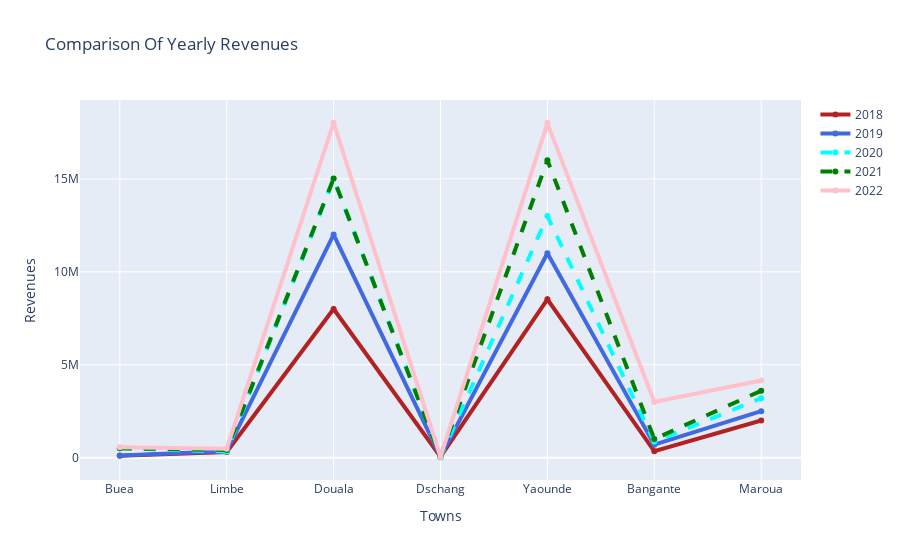

The notebook cell this image was saved under:
### Code cell
fig=go.Figure()
fig.add_trace(go.Scatter(x=towns,y=_18,name='2018',
                        line=dict(color='firebrick',width=4)))
fig.add_trace(go.Scatter(x=towns,y=_19,name='2019',
                        line=dict(color='royalblue',width=4)))
fig.add_trace(go.Scatter(x=towns,y=_20,name='2020',
                        line=dict(color='cyan',width=4,dash='dash')))
fig.add_trace(go.Scatter(x=towns,y=_21,name='2021',
                        line=dict(color='green',width=4,dash='dash')))
fig.add_trace(go.Scatter(x=towns,y=_22,name='2022',
                        line=dict(color='pink',width=4)))
fig.update_layout(
      title='Comparison Of Yearly Revenues',
      xaxis_title='Towns',
      yaxis_title='Revenues')
fig.show()

### Figure 1 — Plotly figure (JSON) as saved in the notebook; plotly's stock layout.template omitted (floating-point values rounded to 4 significant figures)
{"data": [{"line": {"color": "firebrick", "width": 4}, "name": "2018", "type": "scatter", "x": ["Buea", "Limbe", "Douala", "Dschang", "Yaounde", "Bangante", "Maroua"], "y": [100000, 300000, 8000000, 50000, 8520000, 350000, 2000000]}, {"line": {"color": "royalblue", "width": 4}, "name": "2019", "type": "scatter", "x": ["Buea", "Limbe", "Douala", "Dschang", "Yaounde", "Bangante", "Maroua"], "y": [120000, 350000, 12000000, 55000, 11000000, 700000, 2500000]}, {"line": {"color": "cyan", "dash": "dash", "width": 4}, "name": "2020", "type": "scatter", "x": ["Buea", "Limbe", "Douala", "Dschang", "Yaounde", "Bangante", "Maroua"], "y": [500000, 325000, 15000000, 21000, 13000000, 850000, 3200000]}, {"line": {"color": "green", "dash": "dash", "width": 4}, "name": "2021", "type": "scatter", "x": ["Buea", "Limbe", "Douala", "Dschang", "Yaounde", "Bangante", "Maroua"], "y": [505000, 410000, 15019050, 35000, 16000000, 1000000, 3600000]}, {"line": {"color": "pink", "width": 4}, "name": "2022", "type": "scatter", "x": ["Buea", "Limbe", "Douala", "Dschang", "Yaounde", "Bangante", "Maroua"], "y": [555000, 480000, 18019080, 39000, 18000000, 3000000, 4150000]}], "layout": {"title": {"text": "Comparison Of Yearly Revenues"}, "xaxis": {"title": {"text": "Towns"}}, "yaxis": {"title": {"text": "Revenues"}}}}
